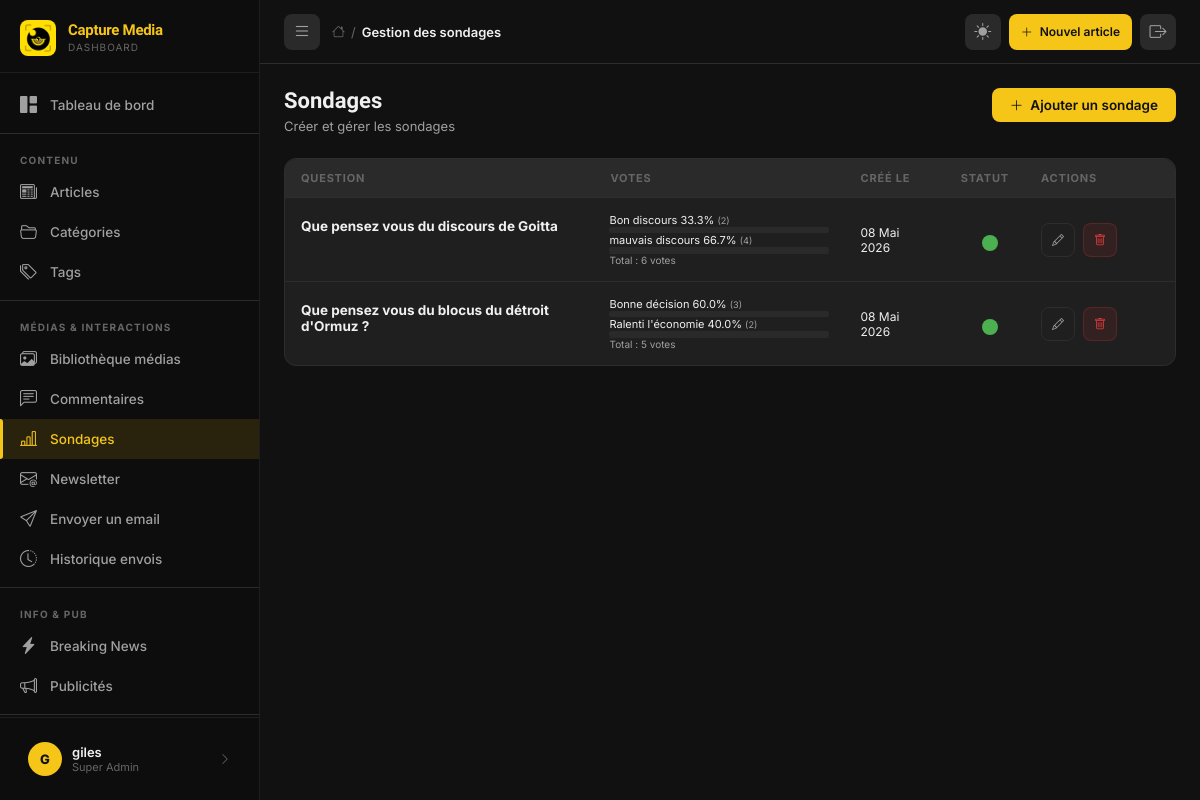
The page /dashboard/sondages/ (signed in) on the database its author committed.
### backend/models.py (models this page shows, shortened)
class Poll(models.Model):
    question = models.CharField(max_length=300, verbose_name="Question")
    description = models.TextField(blank=True, verbose_name="Description")
    is_active = models.BooleanField(default=True, verbose_name="Actif")
    allow_multiple = models.BooleanField(default=False, verbose_name="Choix multiples")
    created_at = models.DateTimeField(auto_now_add=True, verbose_name="Créé le")
    expires_at = models.DateTimeField(null=True, blank=True, verbose_name="Expire le")
    class Meta:
        verbose_name = "Sondage"
        verbose_name_plural = "Sondages"
        ordering = ['-created_at']
    @property
    def total_votes(self):
        return sum(choice.votes for choice in self.choices.all())

class PollChoice(models.Model):
    poll = models.ForeignKey(Poll, on_delete=models.CASCADE,
                              related_name='choices', verbose_name="Sondage")
    text = models.CharField(max_length=200, verbose_name="Choix")
    votes = models.PositiveIntegerField(default=0, verbose_name="Votes")
    order = models.PositiveIntegerField(default=0)
    class Meta:
        verbose_name = "Choix de sondage"
        verbose_name_plural = "Choix de sondages"
        ordering = ['order']
    @property
    def percentage(self):
        total = self.poll.total_votes
        if total > 0:
            return round((self.votes / total) * 100, 1)
        return 0

### backend/dashboard_views.py (the view)
# urls.py: path('sondages/', views.polls_list, name='polls_list'),
@login_required
def polls_list(request):
    polls = Poll.objects.prefetch_related('choices').order_by('-created_at')
    context = {
        'polls': polls,
        'page_title': 'Sondages',
        'active_menu': 'polls',
    }
    return render(request, 'dashboard/polls/list.html', context)

### backend/models.py (called while the page is built)
    @classmethod
    def get_settings(cls):
        obj, _ = cls.objects.get_or_create(pk=1)
        return obj

### backend/templates/dashboard/polls/list.html (shortened to what this page needs)
{% extends 'dashboard/base.html' %}
{% block breadcrumb %}Gestion des sondages{% endblock %}
{% block content %}
<div class="page-header">
  <div class="page-header-left">
    <h1 class="page-title">Sondages</h1>
    <p class="page-subtitle">Créer et gérer les sondages</p>
  </div>
  <a href="{% url 'dashboard:poll_add' %}" class="btn btn-primary">
    <i class="bi bi-plus-lg"></i>
    Ajouter un sondage
  </a>
</div>
<div class="card">
  <div class="table-wrapper">
    {% if polls %}
      <table>
        <thead>
          <tr>
            <th>Question</th>
            <th>Votes</th>
            <th>Créé le</th>
            <th>Statut</th>
            <th style="width:150px;">Actions</th>
          </tr>
        </thead>
        <tbody>
          {% for poll in polls %}
          {% include 'dashboard/polls/_row.html' %}
          {% endfor %}
        </tbody>
      </table>
    {% else %}
      <div class="empty-state">
        <i class="bi bi-bar-chart-line"></i>
        <h3>Aucun sondage</h3>
        <p>Créez votre premier sondage pour engager votre audience.</p>
      </div>
    {% endif %}
  </div>
</div>
{% endblock %}

### backend/templates/dashboard/base.html (shortened to what this page needs)
{% load static %}
<!DOCTYPE html>
<html lang="fr" data-theme="dark">
<head>
  <link rel="stylesheet" href="https://cdn.jsdelivr.net/npm/bootstrap-icons@1.11.3/font/bootstrap-icons.min.css" />
  <link href="https://cdn.quilljs.com/1.3.7/quill.snow.css" rel="stylesheet" />
</head>
<body>
<aside class="sidebar" id="sidebar">
  <div class="sidebar-logo">
    <img src="{% static 'assets/images/logo/logo.jpg' %}" alt="Capture Media" />
    <div class="sidebar-logo-text">
      <span>Capture Media</span>
      <span>Dashboard</span>
    </div>
  </div>
  <nav class="sidebar-nav">
    <a href="{% url 'dashboard:index' %}" class="nav-item {% if active_menu == 'dashboard' %}active{% endif %}">
      <i class="bi bi-grid-1x2-fill"></i>
      <span>Tableau de bord</span>
    </a>
    <div class="divider"></div>
    <div class="nav-section-label">Contenu</div>
    <a href="{% url 'dashboard:articles_list' %}" class="nav-item {% if active_menu == 'articles' %}active{% endif %}">
      <i class="bi bi-newspaper"></i>
      <span>Articles</span>
    </a>
    <a href="{% url 'dashboard:categories_list' %}" class="nav-item {% if active_menu == 'categories' %}active{% endif %}">
      <i class="bi bi-folder2-open"></i>
      <span>Catégories</span>
    </a>
    <a href="{% url 'dashboard:tags_list' %}" class="nav-item {% if active_menu == 'tags' %}active{% endif %}">
      <i class="bi bi-tags"></i>
      <span>Tags</span>
    </a>
    <div class="divider"></div>
    <div class="nav-section-label">Médias & Interactions</div>
    <a href="{% url 'dashboard:media_library' %}" class="nav-item {% if active_menu == 'media' %}active{% endif %}">
      <i class="bi bi-images"></i>
      <span>Bibliothèque médias</span>
    </a>
    <a href="{% url 'dashboard:comments_list' %}" class="nav-item {% if active_menu == 'comments' %}active{% endif %}">
      <i class="bi bi-chat-left-text"></i>
      <span>Commentaires</span>
    </a>
    <a href="{% url 'dashboard:polls_list' %}" class="nav-item {% if active_menu == 'polls' %}active{% endif %}">
      <i class="bi bi-bar-chart-line"></i>
      <span>Sondages</span>
    </a>
    <a href="{% url 'dashboard:newsletter_list' %}" class="nav-item {% if active_menu == 'newsletter' %}active{% endif %}">
      <i class="bi bi-envelope-at"></i>
      <span>Newsletter</span>
    </a>
    <a href="{% url 'dashboard:newsletter_send' %}" class="nav-item {% if active_menu == 'newsletter_send' %}active{% endif %}">
      <i class="bi bi-send"></i>
      <span>Envoyer un email</span>
    </a>
    <a href="{% url 'dashboard:newsletter_history' %}" class="nav-item {% if active_menu == 'newsletter_history' %}active{% endif %}">
      <i class="bi bi-clock-history"></i>
      <span>Historique envois</span>
    </a>
    <div class="divider"></div>
    <div class="nav-section-label">Info & Pub</div>
    <a href="{% url 'dashboard:breaking_news_list' %}" class="nav-item {% if active_menu == 'breaking_news' %}active{% endif %}">
      <i class="bi bi-lightning-charge-fill"></i>
      <span>Breaking News</span>
    </a>
    <a href="{% url 'dashboard:ads_list' %}" class="nav-item {% if active_menu == 'ads' %}active{% endif %}">
      <i class="bi bi-megaphone"></i>
      <span>Publicités</span>
    </a>
    <div class="divider"></div>
    <div class="nav-section-label">Dons & Soutien</div>
    <a href="{% url 'dashboard:donations_list' %}" class="nav-item {% if active_menu == 'donations' %}active{% endif %}">
      <span>Dons reçus</span>
    </a>
    <a href="{% url 'dashboard:campaigns_list' %}" class="nav-item {% if active_menu == 'donation_campaigns' %}active{% endif %}">
    </a>
  </nav>
  <div class="sidebar-footer">
    <a href="{% url 'dashboard:profile' %}" class="sidebar-user">
      <div class="user-avatar">{{ request.user.username|first|upper }}</div>
      <div class="user-info">
        <div class="name">{{ request.user.get_full_name|default:request.user.username }}</div>
        <div class="role">{% if request.user.is_superuser %}Super Admin{% elif request.user.is_staff %}Rédacteur{% endif %}</div>
      </div>
      <i class="bi bi-chevron-right" style="color:var(--text3);font-size:12px;margin-left:auto;"></i>
    </a>
  </div>
</aside>
<div class="main-wrapper">
  <header class="topbar">
    <div class="topbar-left">
      <button class="sidebar-toggle" onclick="toggleSidebar()" title="Menu">
        <i class="bi bi-list"></i>
      </button>
      <div class="topbar-breadcrumb">
        <i class="bi bi-house"></i>
        <span>/</span>
        <span class="current">{% block breadcrumb %}Dashboard{% endblock %}</span>
      </div>
    </div>
    <div class="topbar-right">
      <button class="topbar-action-btn" onclick="toggleTheme()" title="Changer le thème" id="themeBtn">
        <i class="bi bi-moon-fill" id="themeIcon"></i>
      </button>
      <a href="{% url 'dashboard:article_add' %}" class="btn btn-primary btn-sm" style="height:36px;">
        <i class="bi bi-plus-lg"></i>
        <span style="display:none;" class="label-desktop">Nouvel article</span>
      </a>
      <a href="{% url 'dashboard:logout' %}" class="topbar-action-btn" title="Déconnexion">
        <i class="bi bi-box-arrow-right"></i>
      </a>
    </div>
  </header>
  <main class="page-content" id="mainContent">
    {% block content %}{% endblock %}
  </main>
</div>
</body>
</html>

### backend/templates/dashboard/polls/_row.html (shortened to what this page needs)
{% load l10n %}
<tr id="poll-{{ poll.id }}">
  <td class="font-bold" style="vertical-align: top; padding-top: 20px;">{{ poll.question }}</td>
  <td class="text-sm" style="padding: 15px; min-width: 250px;">
    {% for choice in poll.choices.all %}
    <div class="mb-2">
      <div class="d-flex justify-content-between mb-1" style="font-size: 11px;">
        <span>{{ choice.text }}</span>
        <span class="fw-bold">{{ choice.percentage|unlocalize }}% <small class="text-muted">({{ choice.votes }})</small></span>
      </div>
      <div class="progress" style="height: 6px; background: rgba(255,255,255,0.05); border-radius: 3px;">
      </div>
    </div>
    {% endfor %}
    <div class="mt-2 text-muted" style="font-size: 10px; border-top: 1px solid rgba(255,255,255,0.05); pt-1">
      Total : {{ poll.total_votes }} votes
    </div>
  </td>
  <td class="text-sm">{{ poll.created_at|date:'d M Y' }}</td>
  <td>
  </td>
  <td>
    <div class="flex gap-8">
      <a href="{% url 'dashboard:poll_edit' poll.id %}" class="btn btn-ghost btn-sm btn-icon" title="Modifier">
        <i class="bi bi-pencil"></i>
      </a>
      <button hx-delete="{% url 'dashboard:poll_delete' poll.id %}" hx-confirm="Êtes-vous sûr de vouloir supprimer ce sondage ?" hx-target="#poll-{{ poll.id }}" hx-swap="outerHTML swap:1s" class="btn btn-danger btn-sm btn-icon" title="Supprimer">
        <i class="bi bi-trash"></i>
      </button>
    </div>
  </td>
</tr>

### rows shown on the page
Poll: question "Que pensez vous du discours de Goitta", total_votes "6", created_at "08 Mai 2026"
PollChoice: text "Bon discours", percentage "33.3", votes "2"
PollChoice: text "mauvais discours", percentage "66.7", votes "4"
Poll: question "Que pensez vous du blocus du détroit d'Ormuz ?", total_votes "5", created_at "08 Mai 2026"
PollChoice: text "Bonne décision", percentage "60.0", votes "3"
PollChoice: text "Ralenti l'économie", percentage "40.0", votes "2"

### other values the page prints
{{ request.user.username|first|upper }} "G"
{{ request.user.get_full_name|default:request.user.username }} "giles"
